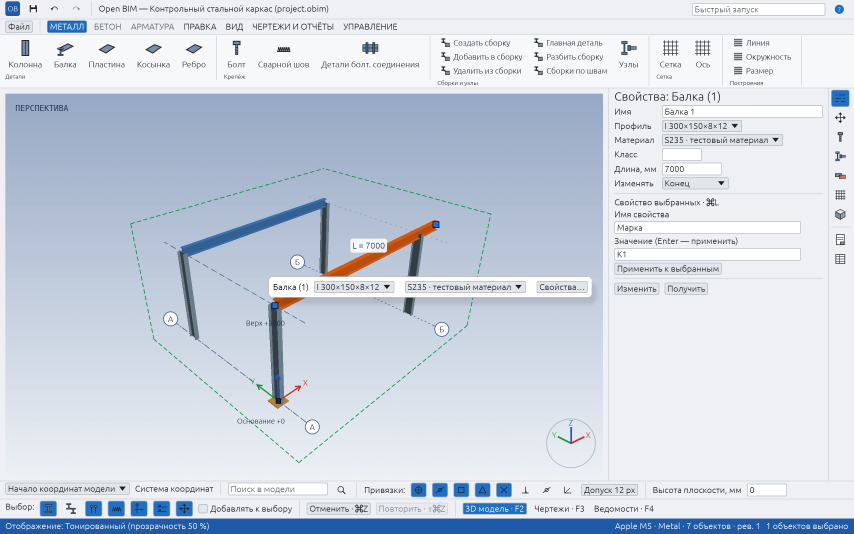
#> input picture tests/ui/edit-members-views/05-shaded.png, 2560 x 1600 px (shown at 1/3 size)
$ python transparency_metric.py
#> lines starting #> are read from the running program, lines starting #| are printed output that depends on the picture; after the words box and inside, x2 and y2 are one past the last pixel; in counts of white or black regions, pixels touching at a corner belong together
"""Pixel check of the display modes: inside the 3D view, how many pixels
differ between the shaded capture and the transparent / wireframe captures,
and whether pixels covered by the selected beam let the background through."""
import sys
from pathlib import Path

import numpy as np
from PIL import Image

D = Path(__file__).resolve().parent
# 3D view area in the 2560×1600 captures (logical 10..905 × 130..720, ×2).
BOX = (20, 262, 1810, 1440)


def load(name):
#> called with name = '05-shaded.png'
    return np.asarray(Image.open(D / name).convert("RGB").crop(BOX)).astype(int)


shaded = load("05-shaded.png")
results = {}
for name in ("04-transparent-50.png", "03-wireframe.png"):
    other = load(name)
#> call 2 of load, with name = '04-transparent-50.png'
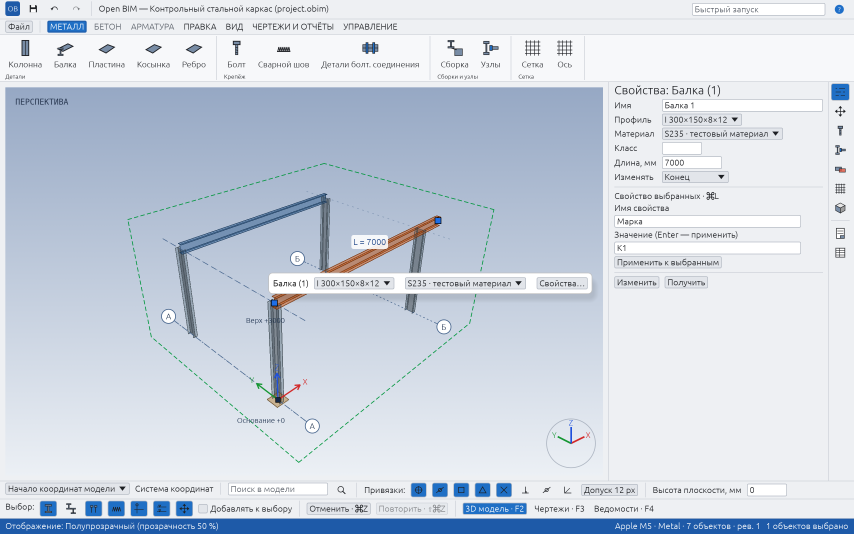
#> input picture tests/ui/edit-members-views/04-transparent-50.png, 2560 x 1600 px (shown at 1/3 size)
#> in load (call 2), `return np.asarray(Image.open(D / name).convert("RGB").crop(BOX)).astyp..`:
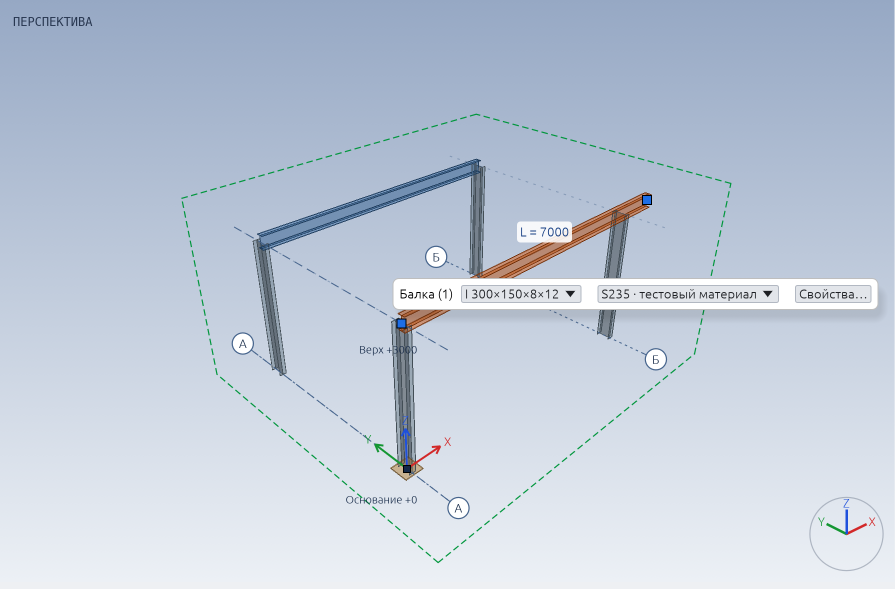
#> returned value: shape (1178, 1790, 3) int64 (shown at 1/2 size); mean of channels 0, 1, 2 191.4, 202, 217.4; drawn as R, G, B
    diff = np.abs(other - shaded).sum(axis=2) > 30
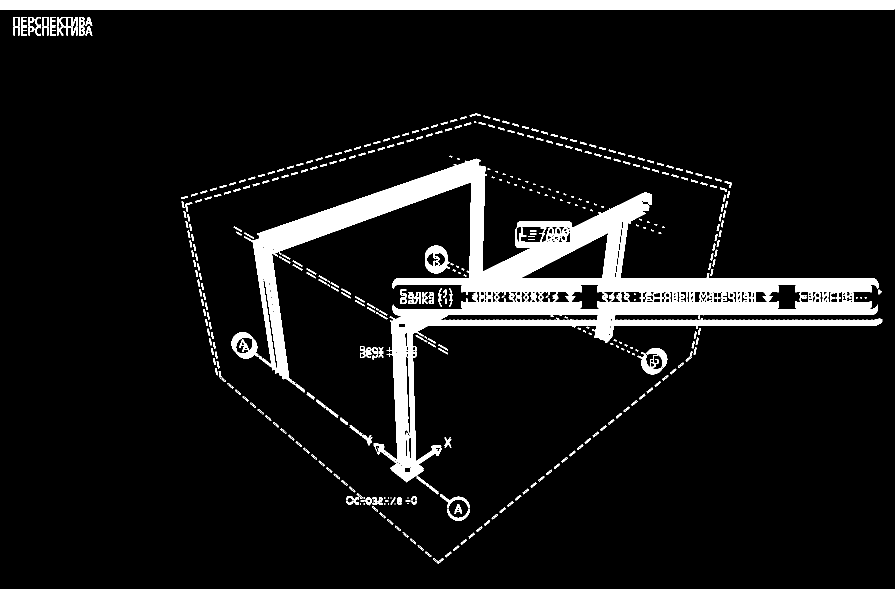
#> diff: shape (1178, 1790) bool (shown at 1/2 size); 8.9% white; 427 white regions (97 under 20 px), largest, box (x1, y1, x2, y2) and area: (488, 317, 1757, 785) 66845, (747, 609, 1765, 989) 37086, (0, 0, 1790, 19) 33993
    results[name] = diff.mean() * 100
    print(f"{name}: {results[name]:.2f} % of view pixels differ from shaded")
#| 04-transparent-50.png: 8.89 % of view pixels differ from shaded
#> pass 2 of the loop `for name in ("04-transparent-50.png", "03-wireframe.png"):`:
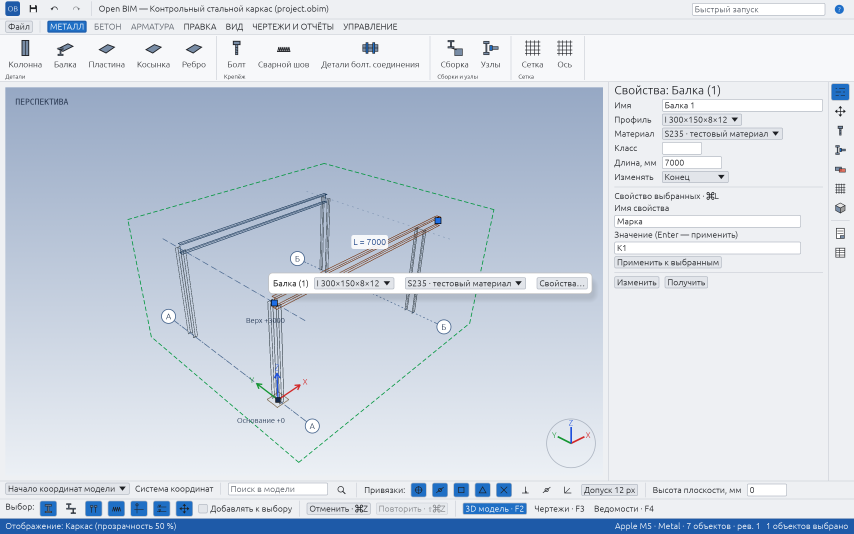
#> input picture tests/ui/edit-members-views/03-wireframe.png, 2560 x 1600 px (shown at 1/3 size)
#> in load (call 3), `return np.asarray(Image.open(D / name).convert("RGB").crop(BOX)).astyp..`:
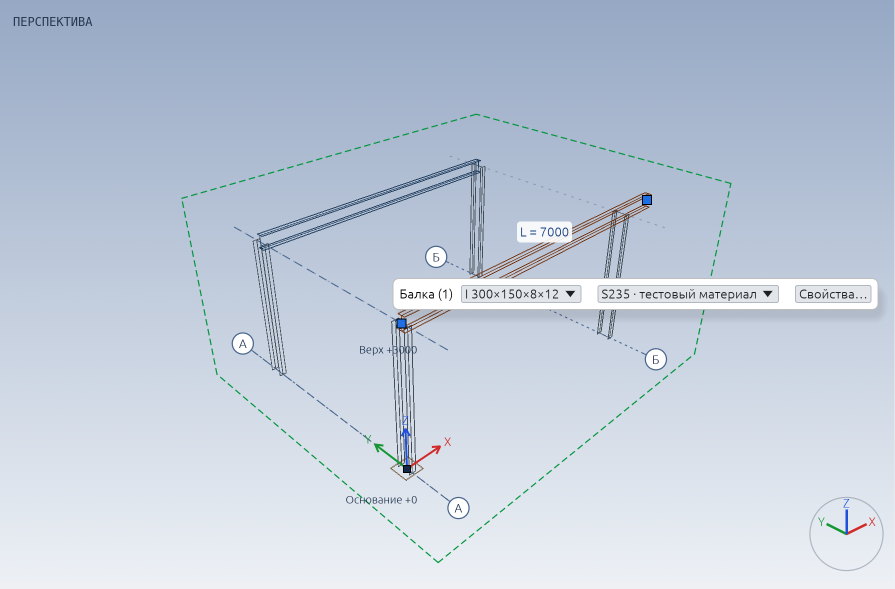
#> returned value: shape (1178, 1790, 3) int64 (shown at 1/2 size); mean of channels 0, 1, 2 192.4, 203.2, 218.8; drawn as R, G, B
#> `diff = np.abs(other - shaded).sum(axis=2) > 30`:
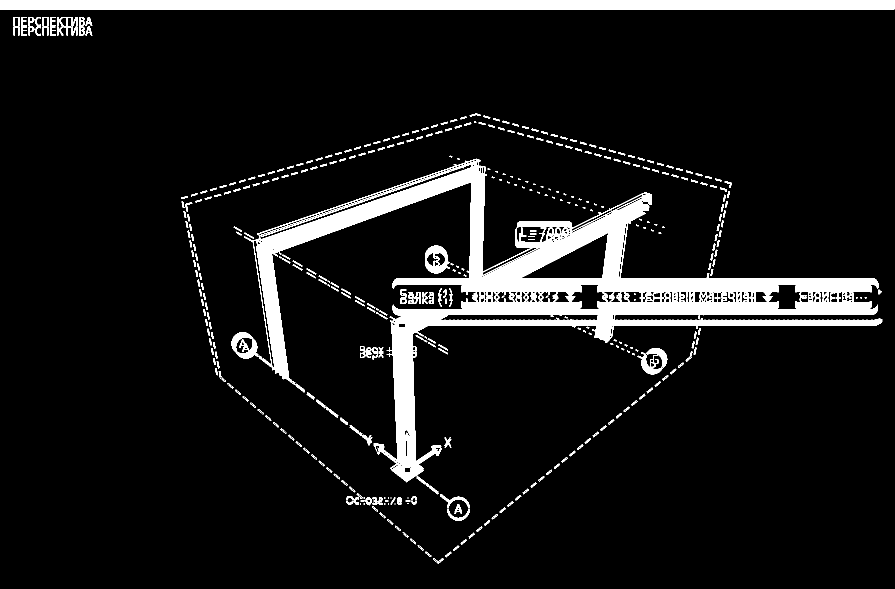
#> diff: shape (1178, 1790) bool (shown at 1/2 size); 8.7% white; 427 white regions (97 under 20 px), largest, box (x1, y1, x2, y2) and area: (488, 317, 1757, 785) 61481, (747, 609, 1765, 989) 37785, (0, 0, 1790, 19) 33993
#| 03-wireframe.png: 8.67 % of view pixels differ from shaded
# Beam pixels: strongly orange in the shaded capture (selected colour).
r, g, b = shaded[..., 0], shaded[..., 1], shaded[..., 2]
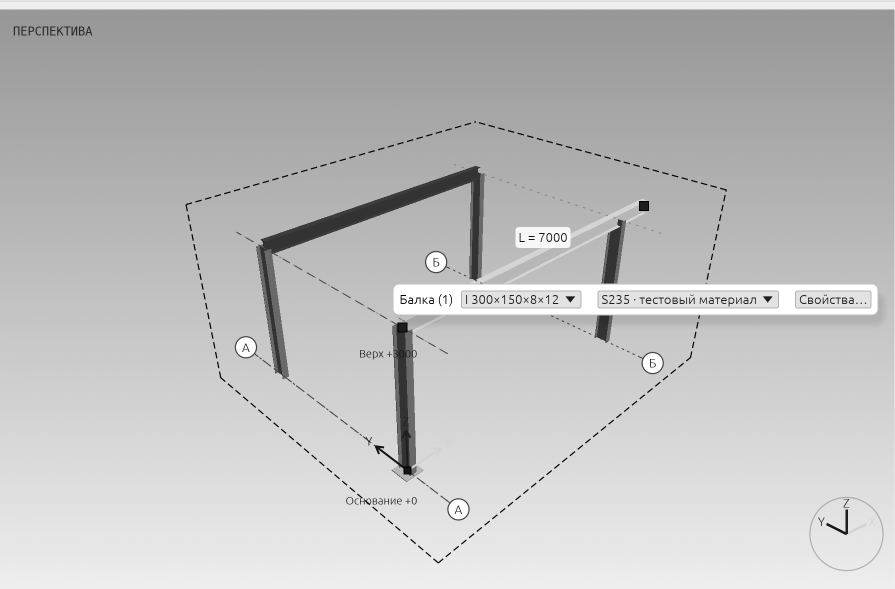
#> r: shape (1178, 1790) int64 (shown at 1/2 size); min 0, max 255, mean 191.8
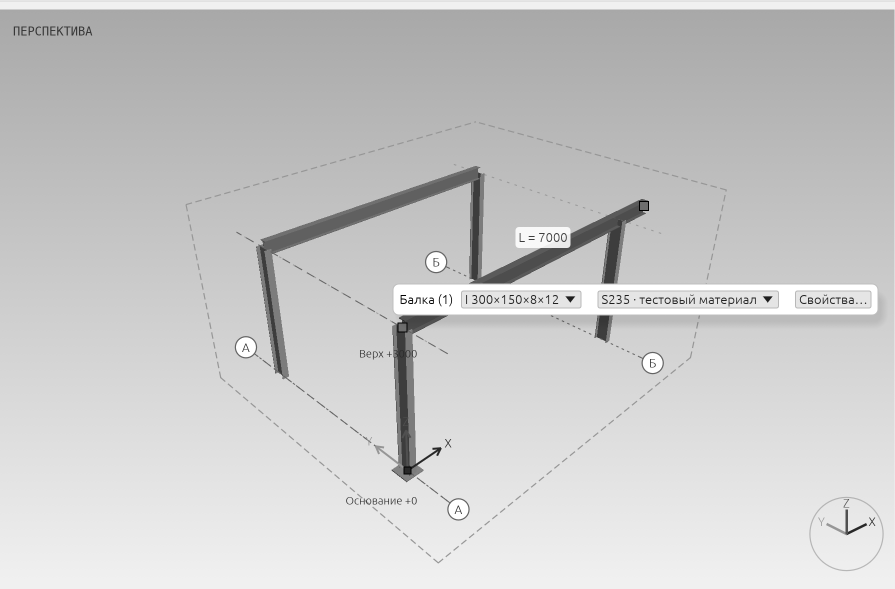
#> g: shape (1178, 1790) int64 (shown at 1/2 size); min 0, max 255, mean 202.2
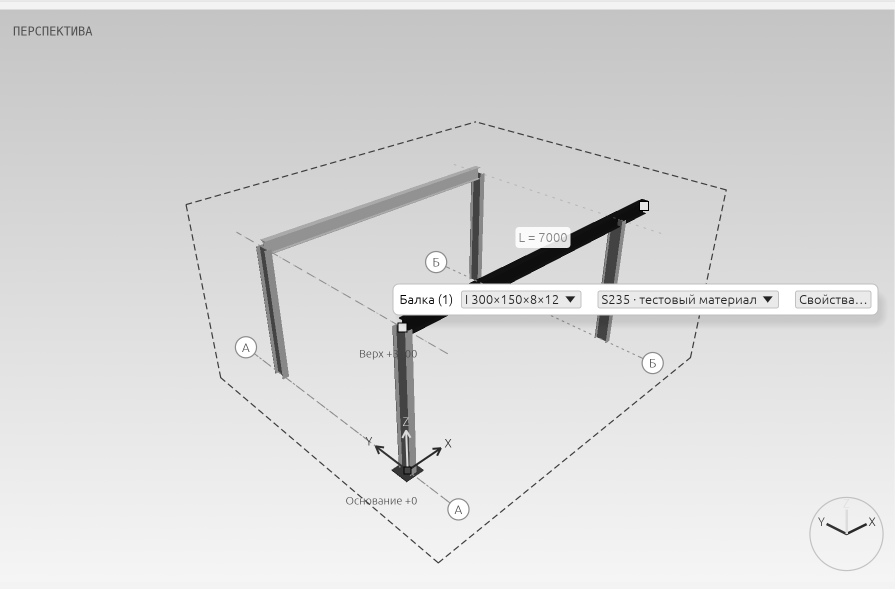
#> b: shape (1178, 1790) int64 (shown at 1/2 size); min 0, max 255, mean 217.3
beam = (r > 180) & (g < 140) & (b < 80)
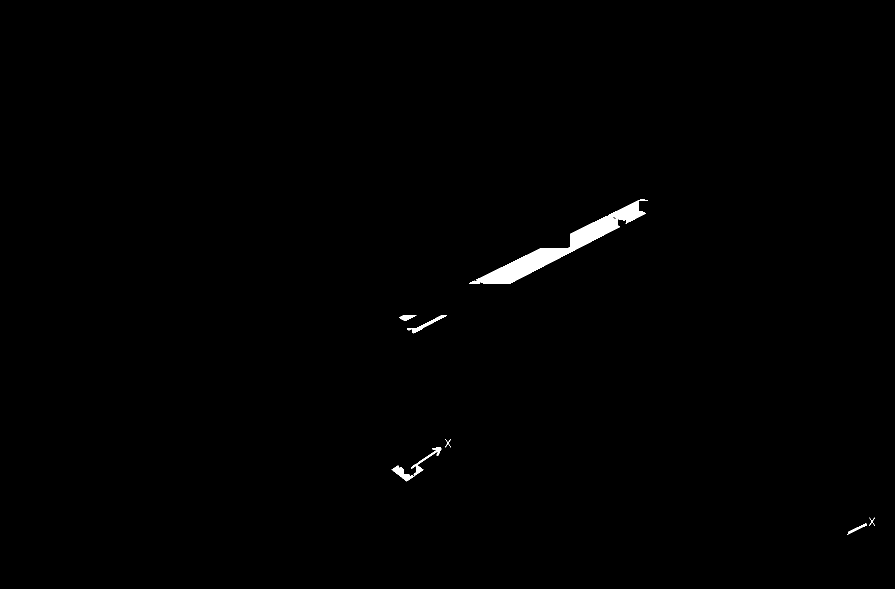
#> beam: shape (1178, 1790) bool (shown at 1/2 size); 0.59% white; 7 white regions, largest, box (x1, y1, x2, y2) and area: (938, 398, 1296, 567) 10434, (783, 895, 883, 963) 1004, (815, 631, 894, 667) 476
transparent = load("04-transparent-50.png")
mean_shaded = shaded[beam].mean(axis=0)
#> mean_shaded = [195.6, 83.35, 18.84]
mean_clear = transparent[beam].mean(axis=0)
#> mean_clear = [176.2, 138.6, 122.5]
print(f"selected beam pixels: {beam.sum()}, mean RGB shaded {mean_shaded.round()}, transparent {mean_clear.round()}")
#| selected beam pixels: 12388, mean RGB shaded [196.  83.  19.], transparent [176. 139. 123.]
ok = (
    results["04-transparent-50.png"] > 0.5
    and results["03-wireframe.png"] > 1.0
    and beam.sum() > 1000
    and np.abs(mean_clear - mean_shaded).sum() > 40
)
#> ok = True
print("TRANSPARENCY_OK" if ok else "TRANSPARENCY_FAIL")
#| TRANSPARENCY_OK
sys.exit(0 if ok else 1)
#> (the program exits here)
